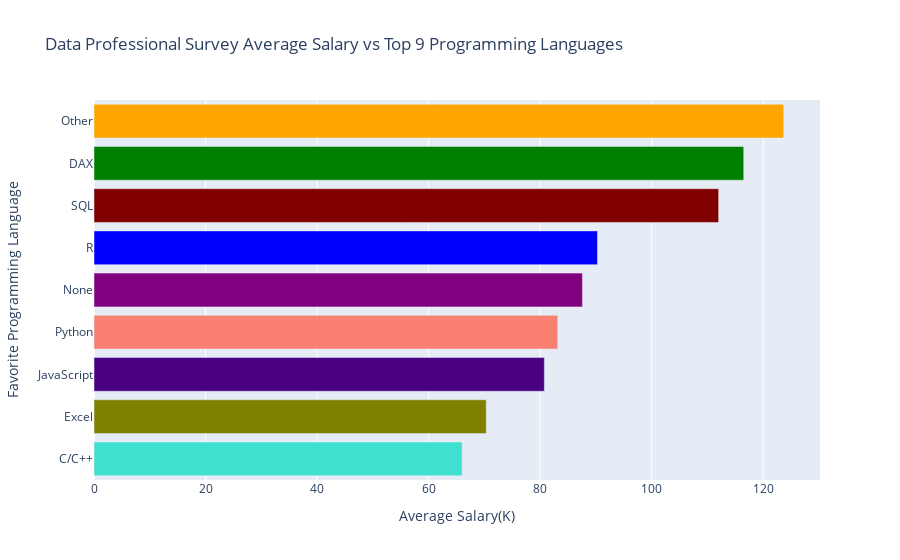

Notebook source saved alongside this figure:
### Code cell
rows,cols=df.shape
fig=px.bar(df,y='Favorite Programming Language',x='average_sal',
           color='Favorite Programming Language',
           color_discrete_sequence=colour_list,
          labels={'average_sal':'Average Salary(K)'},
          title=f'Data Professional Survey Average Salary vs Top {rows} Programming Languages',
          orientation='h'
          )
fig.update_layout(showlegend =False)
fig.show()

### Figure 1 — Plotly figure (JSON) as saved in the notebook; plotly's stock layout.template omitted (floating-point values rounded to 4 significant figures)
{"data": [{"alignmentgroup": "True", "hovertemplate": "Favorite Programming Language=%{y}<br>Average Salary(K)=%{x}<extra></extra>", "legendgroup": "Other", "marker": {"color": "orange", "pattern": {"shape": ""}}, "name": "Other", "offsetgroup": "Other", "orientation": "h", "showlegend": true, "textposition": "auto", "type": "bar", "x": [123.7], "xaxis": "x", "y": ["Other"], "yaxis": "y"}, {"alignmentgroup": "True", "hovertemplate": "Favorite Programming Language=%{y}<br>Average Salary(K)=%{x}<extra></extra>", "legendgroup": "DAX", "marker": {"color": "green", "pattern": {"shape": ""}}, "name": "DAX", "offsetgroup": "DAX", "orientation": "h", "showlegend": true, "textposition": "auto", "type": "bar", "x": [116.5], "xaxis": "x", "y": ["DAX"], "yaxis": "y"}, {"alignmentgroup": "True", "hovertemplate": "Favorite Programming Language=%{y}<br>Average Salary(K)=%{x}<extra></extra>", "legendgroup": "SQL", "marker": {"color": "Maroon", "pattern": {"shape": ""}}, "name": "SQL", "offsetgroup": "SQL", "orientation": "h", "showlegend": true, "textposition": "auto", "type": "bar", "x": [112], "xaxis": "x", "y": ["SQL"], "yaxis": "y"}, {"alignmentgroup": "True", "hovertemplate": "Favorite Programming Language=%{y}<br>Average Salary(K)=%{x}<extra></extra>", "legendgroup": "R", "marker": {"color": "blue", "pattern": {"shape": ""}}, "name": "R", "offsetgroup": "R", "orientation": "h", "showlegend": true, "textposition": "auto", "type": "bar", "x": [90.28], "xaxis": "x", "y": ["R"], "yaxis": "y"}, {"alignmentgroup": "True", "hovertemplate": "Favorite Programming Language=%{y}<br>Average Salary(K)=%{x}<extra></extra>", "legendgroup": "None", "marker": {"color": "purple", "pattern": {"shape": ""}}, "name": "None", "offsetgroup": "None", "orientation": "h", "showlegend": true, "textposition": "auto", "type": "bar", "x": [87.58], "xaxis": "x", "y": ["None"], "yaxis": "y"}, {"alignmentgroup": "True", "hovertemplate": "Favorite Programming Language=%{y}<br>Average Salary(K)=%{x}<extra></extra>", "legendgroup": "Python", "marker": {"color": "Salmon", "pattern": {"shape": ""}}, "name": "Python", "offsetgroup": "Python", "orientation": "h", "showlegend": true, "textposition": "auto", "type": "bar", "x": [83.16], "xaxis": "x", "y": ["Python"], "yaxis": "y"}, {"alignmentgroup": "True", "hovertemplate": "Favorite Programming Language=%{y}<br>Average Salary(K)=%{x}<extra></extra>", "legendgroup": "JavaScript", "marker": {"color": "indigo", "pattern": {"shape": ""}}, "name": "JavaScript", "offsetgroup": "JavaScript", "orientation": "h", "showlegend": true, "textposition": "auto", "type": "bar", "x": [80.75], "xaxis": "x", "y": ["JavaScript"], "yaxis": "y"}, {"alignmentgroup": "True", "hovertemplate": "Favorite Programming Language=%{y}<br>Average Salary(K)=%{x}<extra></extra>", "legendgroup": "Excel", "marker": {"color": "Olive", "pattern": {"shape": ""}}, "name": "Excel", "offsetgroup": "Excel", "orientation": "h", "showlegend": true, "textposition": "auto", "type": "bar", "x": [70.33], "xaxis": "x", "y": ["Excel"], "yaxis": "y"}, {"alignmentgroup": "True", "hovertemplate": "Favorite Programming Language=%{y}<br>Average Salary(K)=%{x}<extra></extra>", "legendgroup": "C/C++", "marker": {"color": "Turquoise", "pattern": {"shape": ""}}, "name": "C/C++", "offsetgroup": "C/C++", "orientation": "h", "showlegend": true, "textposition": "auto", "type": "bar", "x": [66], "xaxis": "x", "y": ["C/C++"], "yaxis": "y"}], "layout": {"barmode": "relative", "legend": {"title": {"text": "Favorite Programming Language"}, "tracegroupgap": 0}, "showlegend": false, "title": {"text": "Data Professional Survey Average Salary vs Top 9 Programming Languages"}, "xaxis": {"anchor": "y", "domain": [0, 1], "title": {"text": "Average Salary(K)"}}, "yaxis": {"anchor": "x", "categoryarray": ["C/C++", "Excel", "JavaScript", "Python", "None", "R", "SQL", "DAX", "Other"], "categoryorder": "array", "domain": [0, 1], "title": {"text": "Favorite Programming Language"}}}}
